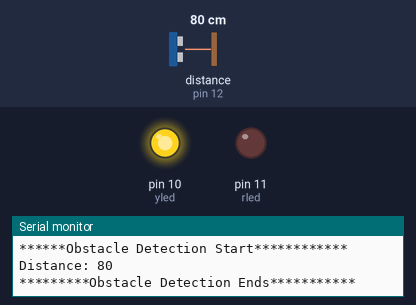
Bench run of a sketch on a simulated Arduino Uno, built with avr-gcc and run on an emulated ATmega328P. Shown: output pins drawn as LEDs (lit = HIGH), the last lines printed to the serial monitor. The inputs (shaded band) are chosen by the test bench; at power-on: distance to the obstacle (sensor on pin 12) 80 cm. The echo pulse lasts 58.3 µs per cm; random numbers use the default seed unless the sketch sets one; pins used as bus, display or sensor lines are not drawn.

Above: at 10.8 s.
10.9 s: distance to the obstacle (sensor on pin 12) set to 14 cm
19.3 s: distance to the obstacle (sensor on pin 12) set to 10 cm
At 20.4 s:
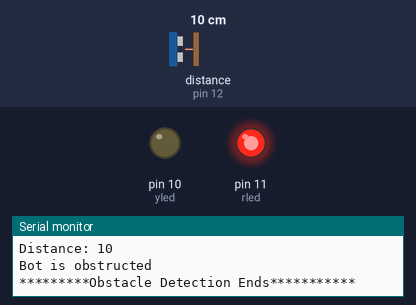
Timing chart, 0 to 22.3 s (numbered marks = the images above; inputs shaded):
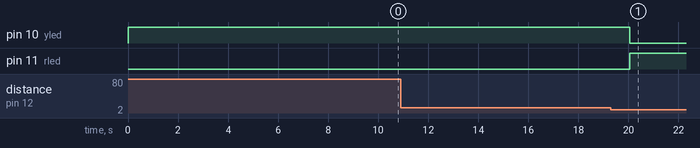

Measured:
- the behaviour switches between 12 and 11 cm on distance to the obstacle (sensor on pin 12) (found by bisection; images 0 and 1)
- after the input at 19.3 s, pin 10 (yled): HIGH → LOW after 0.75 s; pin 11 (rled): LOW → HIGH after 0.75 s

The sketch:

RL-Bot.ino
```cpp
/************************************************************************/
/* Obstacle Avoiding Robot Using RL
/* Team Members: Tanushree Das/ Trinoy Hazarika
/* Course: - CS5100[Foundation of Artificial Intelligence]
/* Instructor - Robert Platt
 *
 *  Code is Tested using Arduino Yun with a 2WD drive chasis containing
 *  two DC motors and a sonar sensor to detect obstacles. Seperate
 *  Power source is required to drive the motors as well as the arduino
 *  board. L293D is use to drive the motors
 *  A modified version of RL is used to make the robot learn to avoid
 *  obstacles.
 *  A simulator is also provided to test the code in a Arduino Yun
 *  Terminal.
 */
/************************************************************************/
#include <AFMotor.h> // required to operate the L293D

// define the sonar sensor and sonar LED pins
#define trigPin 13
#define echoPin 12
#define rled 11
#define yled 10

// define the motor of the bot
const int speed = 10; // percent of maximum speed
AF_DCMotor Motor_Left(3, MOTOR34_8KHZ);   // Motor 1
AF_DCMotor Motor_Right(4, MOTOR34_8KHZ);  // Motor 2
int pwm;
boolean start = true;

//timing vars
long timer = 0;
long t50ms = 0;
long t200ms = 0;
long t500ms = 0;
long t5000ms = 0;
long t8000ms = 0;
long t1s = 0;

/************************************************************************/
// Q learing variables
int priorSAs[3] = {0, 0, 0}; //obstructed
int priorAct = 6;
float SA[14][7];
float alpha = 0.9;
float gamma = 0.1;

int count;
int obstructed = 1;   //0-unobstructed;1-obstructed
int drivemode = 3;   // 1-F 2-B  3-S  initially STOP
int drivepos  = 2;  // 0-R 1-L 2-S  initially Straight


/**********************Sonar Sensor Code ***************************/
void initializeSonar() {
  pinMode(trigPin, OUTPUT);
  pinMode(echoPin, INPUT);
  pinMode(rled, OUTPUT);
  pinMode(yled, OUTPUT);
}

long calculateDistanceFromSonar() {
  long duration, distance;
  digitalWrite(trigPin, LOW);
  delayMicroseconds(2);
  digitalWrite(trigPin, HIGH);
  delayMicroseconds(10);
  digitalWrite(trigPin, LOW);
  duration = pulseIn(echoPin, HIGH);
  distance = (duration / 2) / 29.1;


  Serial.print("Distance: "); Serial.print(distance);
  Serial.println();
  return distance;
}

void calculateObstructed()
{
  long dist = calculateDistanceFromSonar();
  //Serial.print(dist);
  if ((dist >= 0.0) & (dist <= 10.0)) {
    obstructed = 1;
    Serial.println();
    Serial.print("Bot is obstructed");
    Serial.println();
    glowREDLed();

  }
  else if ((dist > 10.0) & (obstructed == 1)) {
    obstructed = 0;
    Serial.println();
    Serial.print("Bot is not obstructed");
    Serial.println();
    glowYellowLed();
  }

}

void glowREDLed() {
  digitalWrite(rled, HIGH);
  digitalWrite(yled, LOW);
}

void glowYellowLed() {
  digitalWrite(yled, HIGH);
  digitalWrite(rled, LOW);
}

/************************************************************************/


/************Core Methods of Arduino[Setup/Loop] ************************/
void setup() {
  // put your setup code here, to run once:
  Serial.begin (9600);
  //while(!Serial);
  initializeSonar();
  //pwm= map(60, 0,100, 0,255);
  //Motor_Left.setSpeed(105);
  //Motor_Right.setSpeed(105);
  glowYellowLed();
  Serial.print("******Robot Simulation Testing************");
  Serial.println();

}

void loop() {

  //timing loops
  if (millis() - t5000ms > 5000) {
    //UO status:
   Serial.println();
   Serial.print("******Obstacle Detection Start************");
   Serial.println();
    calculateObstructed();
    t5000ms = millis();
   Serial.print("*********Obstacle Detection Ends***********");
   Serial.println();
  }

  if (millis() - t8000ms > 8000) {
    Serial.println();
    Serial.print("*********Q Caluclation Start*********");
    Serial.println();
    calculateQValue();
    t8000ms = millis();
    Serial.print("***********Q Caluclation Ends*******");
    Serial.println();
  }
}

void calculateQValue() {

  count = 0;

  /* Compute S from Sb[current meaured state], Ap[previous action] */
  int Sb = 7 * (1 - obstructed);

  // forward 1  backward 2 stop 3
  int Ap = 3 * (drivemode - 1);
  if (Ap < 6) {
    Ap = Ap + drivepos;
  }
  int S = Sb + Ap;

  //compute past reward (use Sp->S)
  int Sp = priorSAs[0];
  int Sps = (Sp - Sp % 7); // can be either 0 or 7
  /* reward table: (reward based on state transition)
      Sb[new]  0  7
    Sp
    0         -1  1
    7          0  0
    from Sp -> Sb
  */

  int RWD[2][2] = {{ -1, 1}, { 0, 0}};
  int reward = RWD[Sps / 7][Sb / 7];
  Serial.print("Reward: ");  Serial.print(reward);
  Serial.println();

  /*for all 3 in priosSAs:
     update Q table- use max Q of state to which Sp,Ap lead:
     i.e. the current state.*/

  //for Sn-1
  float Qmax = SA[S][0];
  for (int ind = 1; ind < 7; ind++) {
    Qmax = max(Qmax, SA[S][ind]);
  }
  float Q = SA[Sp][Ap] + alpha * (reward + gamma * Qmax);
  Serial.print("Calculated Q value is: ");  Serial.print(float2s(Q,3));
  Serial.println();
  SA[Sp][Ap] = Q;

  //for Sn-2
  int SN2 = priorSAs[1];
  int AP2 = priorSAs[0] % 7;
  float Q2 = SA[SN2][AP2] + (0.5) * alpha * (reward + gamma * Qmax);
  SA[SN2][AP2] = Q2;

  //for sn-3
  SN2 = priorSAs[2];
  AP2 = priorSAs[1] % 7;
  Q2 = SA[SN2][AP2] + (0.25) * alpha * (reward + gamma * Qmax);
  SA[SN2][AP2] = Q2;

  //policy for action
  //uses weighted random choice
  float Qsum = 0;
  for (int ind = 0; ind < 7; ind++) {
    Qsum = Qsum + SA[S][ind];
  }
  int rand = random(0, 1000);
  int Av = 0;
  int gval = 0;
  while ((Av < 7) & (gval < rand)) {
    gval = gval + abs(1000 * ((1 + SA[S][Av]) / (Qsum + 7)));
    Av = Av + 1;
  }
   Serial.print("Random Action Generated is: ");  Serial.print(Av);
   Serial.println();

  //Action
  drivemode = (Av - Av % 3) / 3;
  if (drivemode != 3) {
    drivepos = (Av % 3);
  }

  rotate();
  drive(drivemode);

  //update priorSAs queue
  priorSAs[2] = priorSAs[1];
  priorSAs[1] = priorSAs[0];
  priorSAs[0] = S;


  Serial.print("State Action Q values are: ");
  Serial.println();
  Serial.print("        FR     FL     FS      BR      BL      BS      Stop");
  Serial.println();
  for (int i = 0; i < 14; i++) {
    if (i == 0){ Serial.print("O-FR: ");}
    else if (i == 1){ Serial.print("O-FL: "); }
    else if (i == 2){ Serial.print("O-FS: ");}
    else if (i == 3){ Serial.print("O-BR: ");}
    else if (i == 4){ Serial.print("O-BL: ");}
    else if (i == 5){ Serial.print("O-BS: ");}
    else if (i == 6){ Serial.print("O-ST: ");}
    else if (i == 7){ Serial.print("U-FR: ");}
    else if (i == 8){ Serial.print("U-FL: ");}
    else if (i == 9){ Serial.print("U-FS: ");}
    else if (i == 10){ Serial.print("U-BR: ");}
    else if (i == 11){ Serial.print("U-BL: ");}
    else if (i == 12){ Serial.print("U-BS: ");}
    else if (i == 13){ Serial.print("U-ST: ");}
    for (int j = 0; j < 7; j++) {
      Serial.print(float2s(SA[i][j], 3)); Serial.print("    ");
    }
    Serial.println();
  }

}

/*********************Motor Simulation in Terminal*********************************/
/* Current setup is made to run the code in terminal so that values can be seen
 *  without the hardware. But by changing to the motor methods below we can run the
 *  code in hardware.
 */
void rotate() {

  Serial.print("New DrivePos is: ");  Serial.print(drivepos);
  if (drivepos == 0)
  {
    Serial.print("   New Drive Position is Right");
  }
  else if (drivepos == 1)
  {
    Serial.print("   New Drive Position is Left");
  }
  else if (drivepos == 2)
  {
    Serial.print("   New Drive Position is Straight");

  }
  Serial.println();
}

void drive(int cmd) {
  Serial.print("New Drivemode is: ");  Serial.print(cmd);
  drivemode = cmd;
  if (cmd == 1) {
    Serial.print("   Next Action is Forward");
  }
  if (cmd == 2) {
    Serial.print("   Next Action is Back");
  }
  if (cmd == 3) {
    Serial.print("   Next Action is Stop");
  }
  Serial.println();
}
/*********************Motor Simulation in Terminal*******************************/


/*************************Motor logic For Hardware Implementation****************/
void motorForward(int duration)
{
  Serial.print(" move forward for 2 seconds");
  Motor_Left.run(FORWARD);
  Motor_Right.run(FORWARD);
  delay(2000);
  Serial.print(" move stop ");
  Motor_Left.setSpeed(0);
  Motor_Right.setSpeed(0);
  delay(2000);
  Motor_Left.run(RELEASE);  // set motor pins to zero
  Motor_Right.run(RELEASE);
  delay(2000);
}

void motorBackward(int duration)
{
  Serial.print(" move forward for 2 seconds");
  Motor_Left.run(BACKWARD);
  Motor_Right.run(BACKWARD);
  delay(2000);
  Serial.print(" move stop ");
  Motor_Left.setSpeed(0);
  Motor_Right.setSpeed(0);
  delay(2000);
  Motor_Left.run(RELEASE);  // set motor pins to zero
  Motor_Right.run(RELEASE);
  delay(2000);
}

void rotateRight( )
{
  Serial.print(" move left forward and right backward for 2 seconds");
  Motor_Left.run(FORWARD);
  Motor_Right.run(BACKWARD);
  delay(2000);
  Serial.print(" move stop ");
  Motor_Left.setSpeed(0);
  Motor_Right.setSpeed(0);
  delay(2000);
  Motor_Left.run(RELEASE);  // set motor pins to zero
  Motor_Right.run(RELEASE);
  delay(2000);
}

void rotateLeft()
{
  Serial.print(" move left backward and right forward for 2 seconds");
  Motor_Left.run(BACKWARD);
  Motor_Right.run(FORWARD);
  delay(2000);
  Serial.print(" move stop ");
  Motor_Left.setSpeed(0);
  Motor_Right.setSpeed(0);
  delay(2000);
  Motor_Left.run(RELEASE);  // set motor pins to zero
  Motor_Right.run(RELEASE);
  delay(2000);
}


char * float2s(float f, unsigned int digits)
{
 int index = 0;
 static char s[16];                    // buffer to build string representation
 // handle sign
 if (f < 0.0)
 {
   s[index++] = '-';
   f = -f;
 }
 // handle infinite values
 if (isinf(f))
 {
   strcpy(&s[index], "INF");
   return s;
 }
 // handle Not a Number
 if (isnan(f))
 {
   strcpy(&s[index], "NaN");
   return s;
 }

 // max digits
 if (digits > 6) digits = 6;
 long multiplier = pow(10, digits);     // fix int => long

 int exponent = int(log10(f));
 float g = f / pow(10, exponent);
 if ((g < 1.0) && (g != 0.0))
 {
   g *= 10;
   exponent--;
 }

 long whole = long(g);                     // single digit
 long part = long((g-whole)*multiplier);   // # digits
 char format[16];
 sprintf(format, "%%ld.%%0%dld E%%+d", digits);
 sprintf(&s[index], format, whole, part, exponent);

 return s;
}
```
